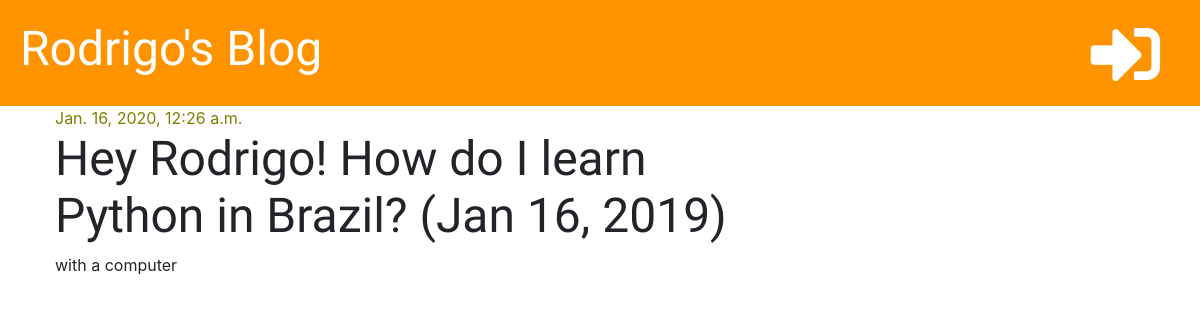
Page /post/2/ on the earlier database version.
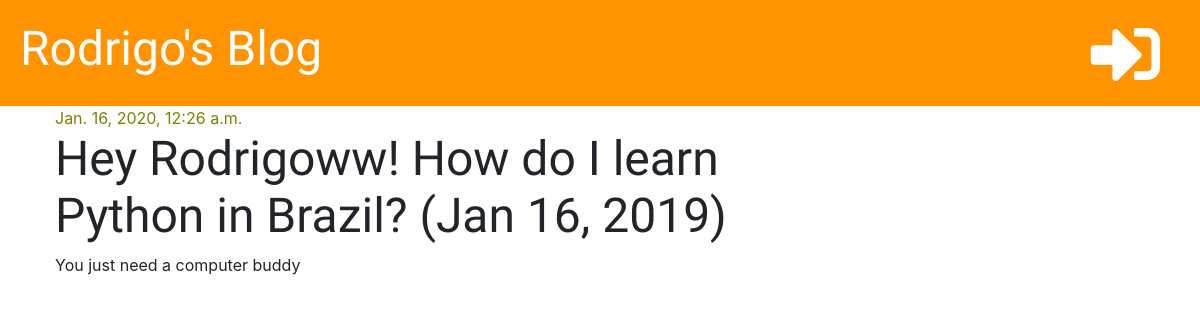
Same page on the later database version.
### project/models.py (models this page shows, shortened)
class Post(models.Model):
    author = models.ForeignKey('auth.User', on_delete=models.CASCADE)
    title = models.CharField(max_length=200)
    text = models.TextField()
    created_date = models.DateTimeField(default=timezone.now)
    published_date = models.DateTimeField(blank=True, null=True)

### project/views.py (the view)
# urls.py: path('post/<int:pk>/', views.post_detail, name='post_detail'),
def post_detail(request, pk):
    post = get_object_or_404(Post, pk=pk)
    stuff_for_frontend = {'post': post}
    return render(request, 'project/post_detail.html', stuff_for_frontend)

### project/templates/project/post_detail.html (shortened to what this page needs)
{% extends 'project/base.html' %}
{% block content %}
    <div class='post'>
        {% if post.published_date %}
            <div class='date'>
                {{ post.published_date }}
            </div>
        {% else %}
            <a href="{% url 'post_publish' pk=post.pk %}" class="btn btn-primary">Publish</a>
        {% endif %}
        <h1>{{ post.title }}</h1>
        <p>{{ post.text|linebreaksbr }}</p>
    </div>
{% endblock %}

Differences in the rows shown:
changed Post: title "Hey Rodrigo! How do I learn Python in Brazil? (Jan 16, 2019)" → "Hey Rodrigoww! How do I learn Python in Brazil? (Jan 16, 2019)"; text "with a computer" → "You just need a computer buddy"
